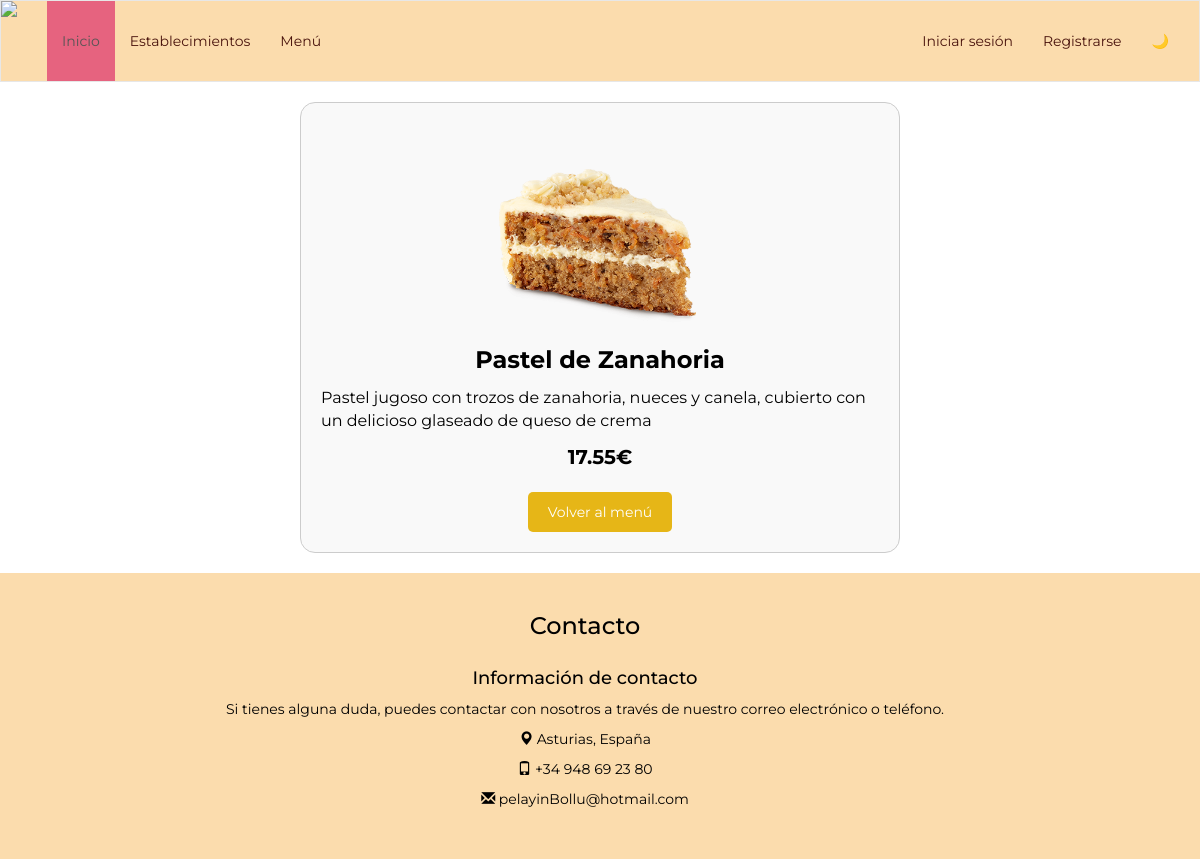
Page /pagina_destino.php?id=6 on the committed database.
### tables this page shows
CREATE TABLE `productos` (
  `id` int NOT NULL AUTO_INCREMENT,
  `nombre` varchar(45) DEFAULT NULL,
  `descripcion` varchar(255) DEFAULT NULL,
  `precio` decimal(4,2) DEFAULT NULL,
  `categorias_id` int NOT NULL,
  `imagen` longblob NOT NULL,
  PRIMARY KEY (`id`),
  KEY `fk_Productos_Categorias_idx` (`categorias_id`),
  CONSTRAINT `fk_Productos_Categorias` FOREIGN KEY (`categorias_id`) REFERENCES `categorias` (`id`)
);

### pagina_destino.php (the view, shortened to what this page needs)
<!DOCTYPE html>
<html>
<head>
    <link rel="stylesheet" type="text/css" href="./styles/main.css">
</head>
<body>
<?php
include 'includes/templates/header.php';
$bd = conectarDB();
if (isset($_GET['id'])) {
    $idProducto = $_GET['id'];
    $consulta = $bd->prepare("SELECT id, nombre, descripcion, precio, imagen FROM productos WHERE id = ?");
    $consulta->bind_param("i", $idProducto);
    $consulta->execute();
    $resultado = $consulta->get_result();
    $producto = $resultado->fetch_assoc();
    if ($producto) {
        ?>
        <body>
            <div class="producto-destino">
                <?php
                if (!empty($producto['imagen'])) {
                    echo "<div class='celda-imagen-destino'><img class='imagen-producto-destino' src='../imagenes/" . $producto['imagen'] . "'></div>";
                } else {
                    echo "<div class='celda-imagen'-destino><img class='imagen-producto-destino' src='https://via.placeholder.com/150'></div>";
                }
                ?>
                <div class="celda-nombre-destino">
                    <?= isset($producto['nombre']) ? $producto['nombre'] : '' ?>
                </div>
                <div class="celda-descripcion-destino">
                    <?= isset($producto['descripcion']) ? $producto['descripcion'] : '' ?>
                </div>
                <div class="celda-precio-destino">
                    <?= isset($producto['precio']) ? $producto['precio'] : '' ?>€
                </div>
                <div>
                    <a href="menu.php">Volver al menú</a>
                </div>
            </div>
        </body>
        <?php
    } else {
        echo "Producto no encontrado";
    }
} else {
    echo "ID de producto no proporcionado";
}
include 'includes/templates/footer.php';
?>
</body>
</html>

### styles/main.css (style rules this page uses)
* { box-sizing: border-box; margin: 0; padding: 0; }
body { font-family: "Montserrat", sans-serif; background-image: url("https://res.cloudinary.com/dbqqjaqqa/image/upload/v1490097089/bg_ftta6d.png"); color: #000000; }
body { background-color: white; }
body { overflow-x: hidden; }
* { box-sizing: border-box; max-width: 100%; }
.producto-destino { display: flex; flex-direction: column; align-items: center; padding: 20px; background-color: #f9f9f9; border: 1px solid #ccc; margin: 20px auto; max-width: 600px; border-radius: 15px; }
.imagen-producto-destino { width: 300px; height: 200px; object-fit: cover; }
.celda-nombre-destino { font-size: 24px; font-weight: bold; margin-top: 20px; }
.celda-descripcion-destino { font-size: 16px; margin-top: 10px; }
.celda-precio-destino { font-size: 20px; font-weight: bold; margin-top: 10px; }
.producto-destino a { display: inline-block; padding: 10px 20px; background-color: #e6b617; color: #fff; text-decoration: none; margin-top: 20px; border-radius: 5px; }

### rows in the picture
productos: imagen (picture), nombre "Pastel de Zanahoria", descripcion "Pastel jugoso con trozos de zanahoria, nueces y canela, cubierto con un delicioso glaseado de queso de crema", precio "17.55"
